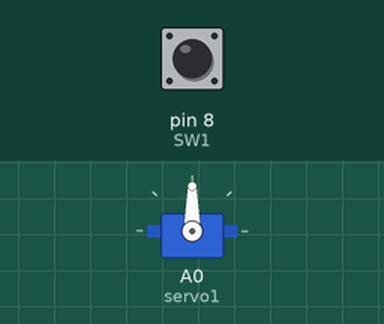
A sketch run on a simulated Arduino Uno, built with avr-gcc and run on an emulated ATmega328P. Shown: servo. Inputs (shaded band) come from the test bench; at power-on: pin 8 (SW1) HIGH.

Above: at 1.2 s.
1.3 s: pin 8 (SW1) pulled LOW for 0.15 s
At 2.4 s:
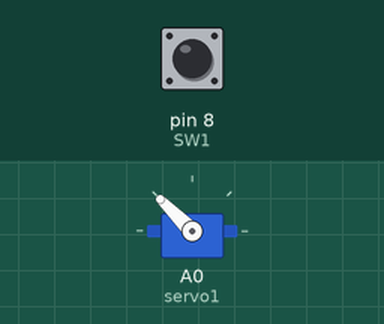
2.9 s: pin 8 (SW1) pulled LOW for 1 s
At 4.9 s:
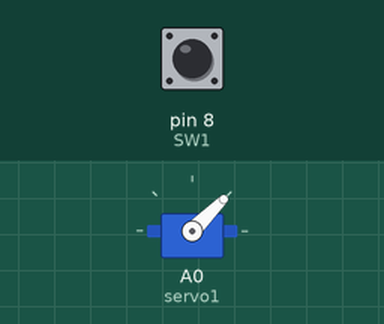
5.4 s: pin 8 (SW1) pulled LOW for 3.2 s
At 9.7 s:
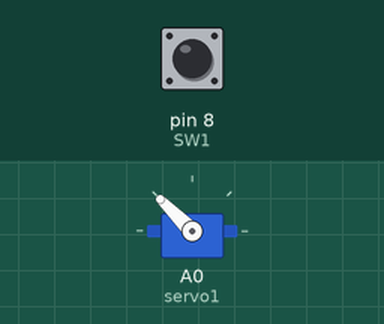
Timing chart, 0 to 11.2 s (numbered marks = the images above; inputs shaded):
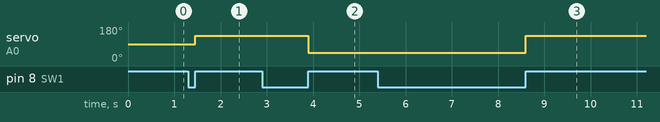

The sketch:

switch0904.ino
```cpp
/*****************************
* 2017.09.01 서보모터 제어 학습
* 목표 : 스위치 입력을 통한 서보모터 제어
     ******* 코멘트 *******
스위치에 대해 복습.
INPUT_PULLUP을 쓰면 아두이노 자체 풀업 저항 사용 가능.
저항이 10K밖에 없다.
참고자료 http://deneb21.tistory.com/378 (토글, 디바운싱)
토글 스위치 하나 있으면 편할텐데. 저항도.
디바운싱으로 고생하지말고 토글스위치를 사자.
******************************/

#include <Servo.h>

#define SW1 8

Servo servo1;

int servoState = LOW; // 모터 상태
int readState; // 입력상태
int preState = LOW; // 이전상태

long lastToggle = 0; // 마지막으로 상태가 바뀐 시간
long debounce = 100; // 디바운스 시간

void setup() {
  servo1.attach(A0);
  pinMode(SW1, INPUT_PULLUP);
}

void loop() {
  readState = digitalRead(SW1);

  if ( readState == HIGH && preState == LOW && millis() - lastToggle > debounce )
  {
  // 스위치가 눌린상태(High) & 이전상태는 안눌린상태(Low) & 현재시간 - 마지막시간 > 디바운싱값
    if ( servoState == HIGH)
    {
      servoState = LOW;
      servo1.write(45);
    }
    else
    {
      servoState = HIGH;
      servo1.write(135);
    }
  }

  preState = readState;
}
```

Measured:
- after the input at 1.3 s, servo on A0 (servo1): 90° → 135° after 0.15 s
- after the input at 2.9 s, servo on A0 (servo1): 135° → 45° after 1.0 s
- after the input at 5.4 s, servo on A0 (servo1): 45° → 135° after 3.2 s
